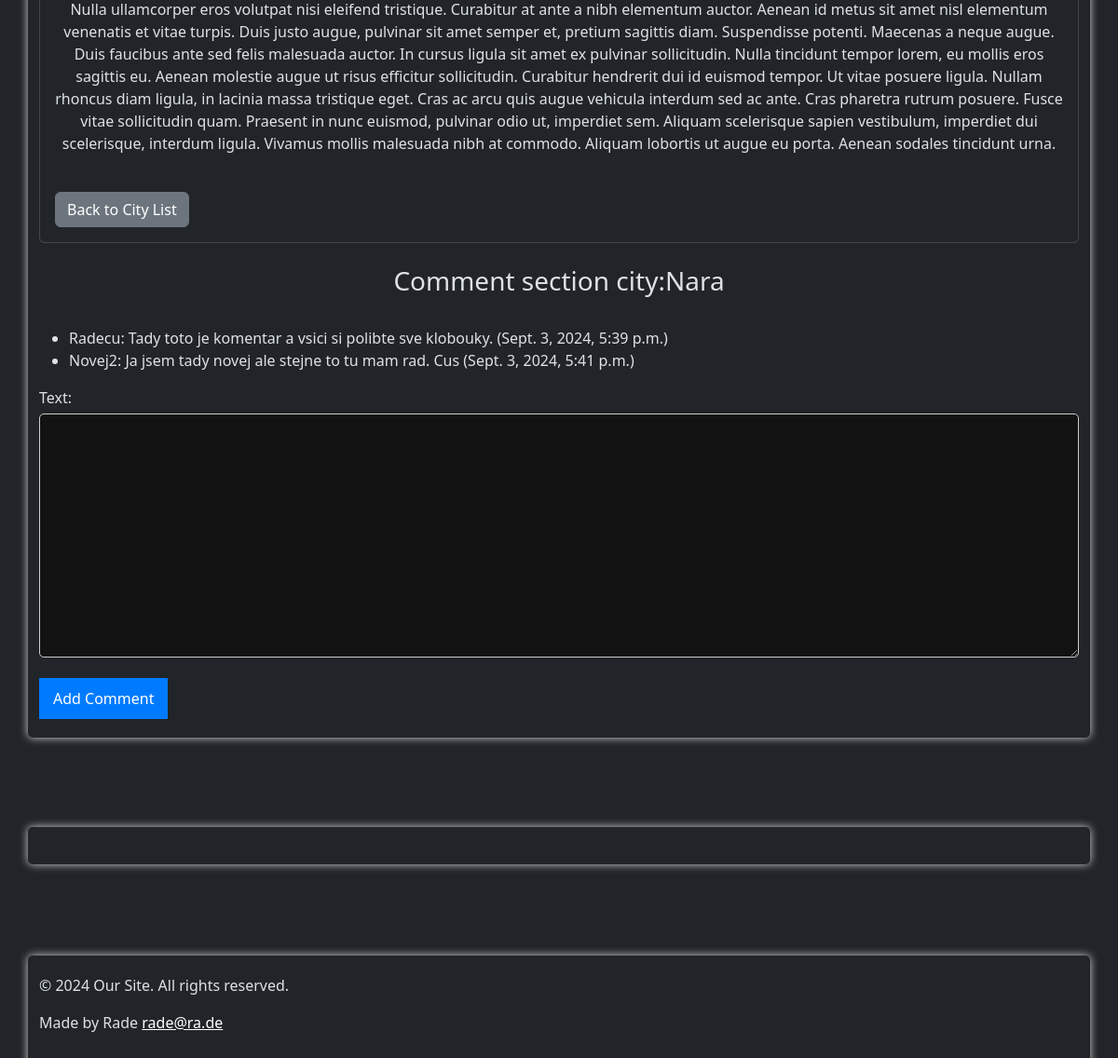
The app's page /city/2/ (signed in, lower part), older data.
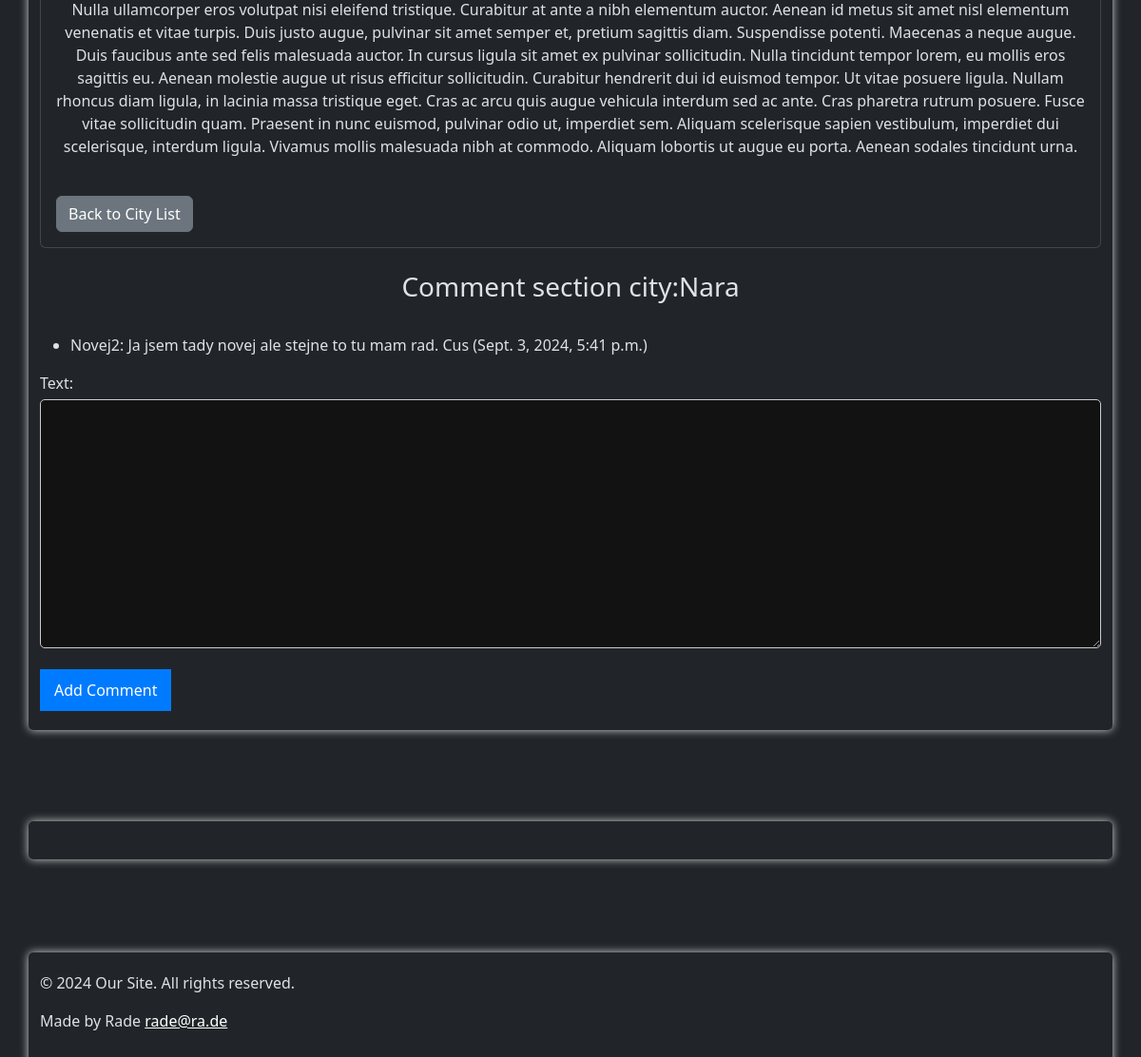
The same page, newer data.
### Blog/models.py (models this page shows, shortened)
class Comment(models.Model):
    city = models.ForeignKey(Cities, related_name='comments', on_delete=models.CASCADE)
    author = models.ForeignKey(User, on_delete=models.CASCADE)
    text = models.TextField()
    created_at = models.DateTimeField(auto_now_add=True)

### Blog/views.py (the view)
# urls.py: path('city/<int:id>/', city_detail, name='CityTemp'),  # City detail
@login_required
def city_detail(request, id):
    city = get_object_or_404(Cities, id=id)
    comments = city.comments.all()
    if request.method == 'POST':
        form = CommentForm(request.POST)
        if form.is_valid():
            comment = form.save(commit=False)
            comment.city = city
            comment.author = request.user  # Set the current logged-in user as the comment author
            comment.save()
            return redirect('CityTemp', id=city.id)  # Redirect to avoid resubmission on refresh
    else:
        form = CommentForm()
    return render(request, 'CityTemp.html', {
        'city': city,
        'comments': comments,
        'form': form
    })

### Blog/forms.py
class CommentForm(forms.ModelForm):
    class Meta:
        model = Comment
        fields = ['text']

### Blog/templates/CityTemp.html (shortened to what this page needs)
{% extends "MainCity.html" %}
{% block content %}
<div class="container my-5">
    <div class="row justify-content-center">
        <div class="col-12">
            <div class="card big-city-card">
                <div class="card-body">
                    <p class="card-text col text-center">{{ city.parag3 }}</p>
                    <a href="{% url 'cities_list' %}" class="btn btn-secondary mt-4">Back to City List</a>
                </div>
            </div>
        </div>
    </div>
    <br>
    <h3 class="text-center">Comment section city:{{ city.name }}</h3>
    <br>
    <ul>
      {% for comment in comments %}
        <li>{{ comment.author.username }}: {{ comment.text }} ({{ comment.created_at }})</li>
      {% empty %}
        <li>No comments yet.</li>
      {% endfor %}
    </ul>
    {% if user.is_authenticated %}
      <form method="post">
        {{ form.as_p }}
        <button type="submit">Add Comment</button>
      </form>
    {% else %}
      <p>You must be logged in to add a comment.</p>
    {% endif %}
</div>
<div class="container my-5">
</div>
{% endblock %}

Row changes from the older to the newer data that the page shows:
removed Comment: author.username "Radecu", text "Tady toto je komentar a vsici si polibte sve klobouky.", created_at "Sept. 3, 2024, 5:39 p.m."
